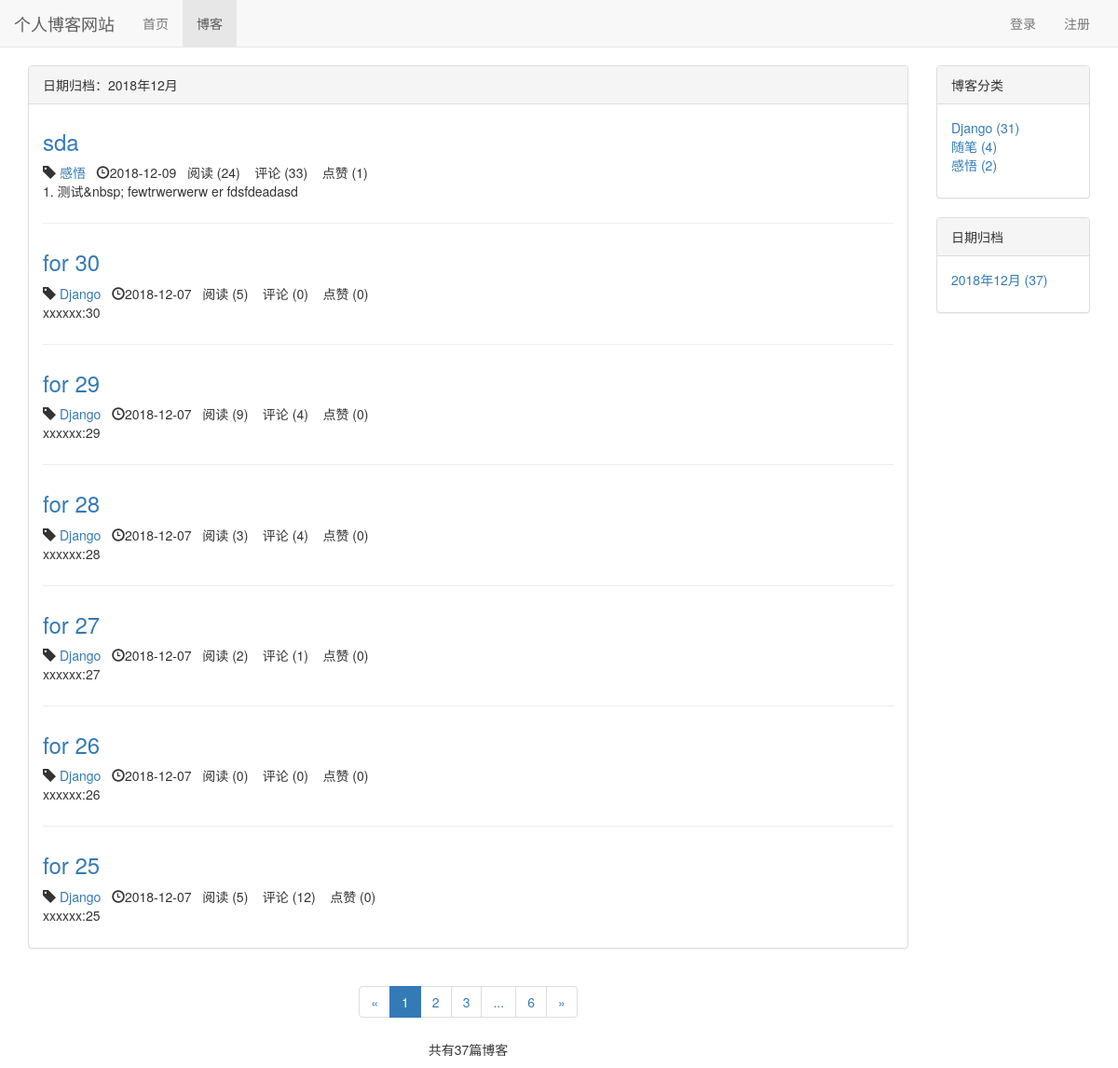
Screenshot of /blog/date/2018/12 with the database file from the repository.
### blog/models.py (models this page shows, shortened)
class Blog(models.Model,ReadNumExpandMethod):
    title = models.CharField(max_length=50)
    blog_type = models.ForeignKey(BlogType,on_delete=models.CASCADE) # 删除博客对博客类型无影响  多对一
    content = RichTextUploadingField()
    author = models.ForeignKey(User,on_delete=models.CASCADE)
    read_details = GenericRelation(ReadDetail) # 反向关联到ReadDetail    关联以后直接 blog.read_details.all()就能查看该博客所有readdetail
    created_time = models.DateTimeField(auto_now_add=True)
    last_updated_time = models.DateTimeField(auto_now=True)
    class Meta:
        ordering = ['-created_time']  # 按时间排序  最新的在最前

class BlogType (models.Model):
    type_name = models.CharField(max_length=15)
    def __str__ (self):  #让文章选择分类时能看到分类名
        return self.type_name
    def blog_count(self):
        return self.blog_set.count()  # blog_set 反向获取被关联外键的model（模型名称小写加_set）

### read_statistics/models.py (models this page shows)
class ReadNum(models.Model):
    read_num = models.IntegerField(default=0) # 阅读次数
    content_type = models.ForeignKey(ContentType, on_delete=models.CASCADE) # models.CASCADE 删除阅读次数会删除博客   DO_NOTHING  删除阅读次数对应博客本身无影响
    object_id = models.PositiveIntegerField()
    content_object = GenericForeignKey('content_type', 'object_id')

### likes/models.py (models this page shows)
class LikeCount(models.Model):  # 点赞数量
    content_type = models.ForeignKey(ContentType, on_delete=models.CASCADE)
    object_id = models.PositiveIntegerField()
    content_object = GenericForeignKey('content_type', 'object_id') # 点赞对象
    liked_num = models.IntegerField(default=0) # 点赞数量

### blog/views.py (the view)
# urls.py: path('date/<int:year>/<int:month>',views.blogs_with_date,name="blogs_with_date"),
def blogs_with_date(request,year,month):
    blogs_all_list=Blog.objects.filter(created_time__year=year,created_time__month=month)
    context = {}
    context = get_blog_list_common_date(request,blogs_all_list)
    context['blogs_with_date'] = '%s年%s月' % (year,month)
    return render( request,'blog/blogs_with_date.html',context)

### comment/templatetags/comment_tags.py (called while the page is built)
@register.simple_tag
def get_comment_count(obj): # 数量统计
    content_type = ContentType.objects.get_for_model(obj) # 获得obj对应ContentType
    return Comment.objects.filter(content_type=content_type,object_id=obj.pk).count()

### likes/templatetags/likes_tags.py (called while the page is built)
@register.simple_tag
def get_like_count(obj): # 获取点赞数量
    content_type = ContentType.objects.get_for_model(obj) # 获得obj对应ContentType
    like_count,created = LikeCount.objects.get_or_create(content_type=content_type,object_id=obj.pk)
    return like_count.liked_num

### read_statistics/models.py (called while the page is built)
    def get_read_num(self):   # 新增得到阅读数的方法
        try:                 # 会先完成try中的代码 如果完成中发生获取不到的错误 执行后一条
            ct = ContentType.objects.get_for_model(self) # 获取关联到Blog的 ContentType 实例
            readnum = ReadNum.objects.get(content_type = ct ,object_id = self.pk)  # 获得所有关联到Blog ， id值= self.pk 这个blog的 ReadNum
            return readnum.read_num    # 查看这一条记录的阅读次数
        except exceptions.ObjectDoesNotExist:  # except Exception as e  不管什么错误都会获取
            return 0                        # exceptions.ObjectDoesNotExist  记录不存在的错误返回 0

### user/context_processors.py (called while the page is built)
def login_modal_form(request):
    return {'login_modal_form': LoginForm()}

### blog/templates/blog/blogs_with_date.html (shortened to what this page needs)
{% extends 'blog/blog_list.html' %}
{% block blog_list_title %}
    日期归档：{{ blogs_with_date }}
{% endblock %}

### blog/templates/blog/blog_list.html (shortened to what this page needs)
{% extends 'base.html' %}
{% block nav_blog_active %}active{%endblock%}
{% load staticfiles %}
{% load comment_tags %}
{% load likes_tags %}
{% block header_extends %}
    <link rel="stylesheet" href= "{% static 'blog/blog.css' %}" >
{% endblock %}
{% block content %}
    <div class="container">
        <div class="row">
            <div class=" col-xs-12 col-sm-8 col-md-9 col-lg-10">
                <div class="panel panel-default">
                    <div class="panel-heading"> {% block blog_list_title %}博客列表  {% endblock %}</div>
                    <div class="panel-body">
                        {% for blog in blogs %}
                            <div class="blog">
                                <h3><a href="{% url 'blog_detail' blog.pk %}">{{ blog.title }}</a></h3>
                                    <p class="blog-info">
                                        <span class="glyphicon glyphicon-tag"></span>
                                         <a href="{% url 'blogs_with_type' blog.blog_type.pk %}"> {{ blog.blog_type }}</a>&nbsp;&nbsp;
                                        <span class="glyphicon glyphicon-time"></span>{{ blog.created_time|date:"Y-m-d"}}&nbsp;&nbsp;
                                        阅读 ({{ blog.get_read_num }}) &nbsp;&nbsp;
                                        评论 ({% get_comment_count blog %}) &nbsp;&nbsp;
                                        点赞 ({% get_like_count blog %})
                                    </p>
                                <p>{{ blog.content|striptags|truncatechars:60}}</p>
                            </div>
                        {% empty %}
                            <div class="blog">
                                <p> <h3>暂无博客，敬请期待</h3></p>
                            </div>
                        {% endfor %}
                    </div>
                </div>
                <div class = "paginator">
                    <ul class="pagination">
                        <li>
                            {% if page_of_blogs.has_previous %}
                                <a href="?page={{ page_of_blogs.previous_page_number }}" aria-label="Previous">
                                    <span aria-hidden="true">&laquo;</span>
                                </a>
                            {% else %}
                                <span aria-hidden="true">&laquo;</span>
                            {% endif %}
                        </li>
                        {% for page_num in page_range %}
                            {% if page_num == page_of_blogs.number %}
                                <li class= "active"><span>{{ page_num }}</span></li>
                            {% elif page_num == '...' %}
                                <li><span>{{ page_num }}</span></li>
                            {% else %}
                                <li><a href="?page={{ page_num }}">{{ page_num }}</a></li>
                            {% endif %}
                        {% endfor %}
                        <li>
                            {% if page_of_blogs.has_next %}
                                <a href="?page={{ page_of_blogs.next_page_number }}" aria-label="Next">
                                    <span aria-hidden="true">&raquo;</span>
                                </a>
                            {% else %}
                                <span aria-hidden="true">&raquo;</span>
                            {% endif %}
                        </li>
                    </ul>
                    <p>
                        共有{{ page_of_blogs.paginator.count }}篇博客
                    </p>
                </div>
            </div>
            <div class=" hidden-xs col-sm-4 col-md-3 col-lg-2">
                <div class="panel panel-default">
                    <div class="panel-heading">博客分类</div>
                    <div class="panel-body">
                        <ul class="blog-types">
                            {% for  blog_type in blog_types %}
                                <li>
                                    <a href="{% url 'blogs_with_type' blog_type.pk %}">
                                        {{ blog_type.type_name }} ({{ blog_type.blog_count }})
                                    </a>
                                </li>
                            {% empty %}
                                <li>暂无分类</li>
                            {% endfor %}
                        </ul>
                    </div>
                </div>
                <div class="panel panel-default">
                    <div class="panel-heading">日期归档</div>
                    <div class="panel-body">
                        <ul>
                            {% for blog_date, blog_count in blog_dates.items %}
                                <li>
                                    <a href="{% url 'blogs_with_date' blog_date.year blog_date.month %}">
                                        {{ blog_date|date:"Y年m月" }} ({{ blog_count }})
                                    </a>
                                </li>
                            {% endfor %}
                        </ul>
                    </div>
                </div>
            </div>
        </div>
    </div>
{% endblock %}

### static/base.css (style rules this page uses)
* { margin: 0; padding: 0; }
body { margin-top: 70px!important; }
ul { list-style-type: none; }

### blog/static/blog/blog.css (style rules this page uses)
ul.blog-types { list-style-type: none; }
div.blog:not(:last-child) { margin-bottom: 2em; padding-bottom: 1em; border-bottom: 1px solid #eee; }
div.blog h3 { margin-top: 0.5em; }
div.blog p.blog-info { margin-bottom: 0; }
div.paginator { text-align: center; }

### rows the page displays
Blog: title "sda", blog_type "感悟", created_time "2018-12-09", get_read_num "24", id "33", id.liked_num "1", content "1. 测试&nbsp; fewtrwerwerw er fdsfdeadasd"
Blog: title "for 30", blog_type "Django", created_time "2018-12-07", get_read_num "5", id "0", id.liked_num "0", content "xxxxxx:30"
Blog: title "for 29", blog_type "Django", created_time "2018-12-07", get_read_num "9", id "4", id.liked_num "0", content "xxxxxx:29"
Blog: title "for 28", blog_type "Django", created_time "2018-12-07", get_read_num "3", id "4", id.liked_num "0", content "xxxxxx:28"
Blog: title "for 27", blog_type "Django", created_time "2018-12-07", get_read_num "2", id "1", id.liked_num "0", content "xxxxxx:27"
Blog: title "for 26", blog_type "Django", created_time "2018-12-07", get_read_num "0", id "0", id.liked_num "0", content "xxxxxx:26"
Blog: title "for 25", blog_type "Django", created_time "2018-12-07", get_read_num "5", id "12", id.liked_num "0", content "xxxxxx:25"
BlogType: type_name "Django", blog_count "31"
BlogType: type_name "随笔", blog_count "4"
BlogType: type_name "感悟", blog_count "2"

### other values shown
{{ blogs_with_date }} "2018年12月"
{{ page_num }} "1"
{{ page_num }} "2" "3" "6"
{{ page_num }} "..."
{{ page_of_blogs.paginator.count }} "37"
{{ blog_date|date:"Y年m月" }} "2018年12月"
{{ blog_count }} "37"
